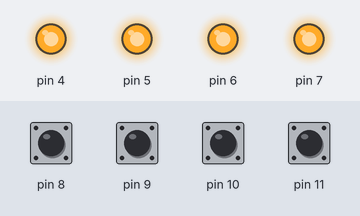
This sketch was run on a simulated Arduino Uno, built with avr-gcc and run on an emulated ATmega328P. Parts: output pins drawn as LEDs (lit = HIGH). Inputs (shaded band) come from the test bench; at power-on: pin 8–11 HIGH.

Above: at 1.2 s.
1.3 s: pin 8 pulled LOW for 0.15 s
At 1.37 s:
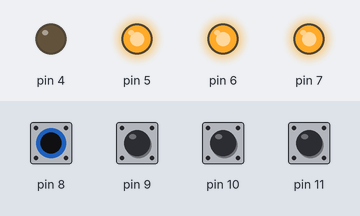
2.9 s: pin 9 pulled LOW for 0.15 s
At 2.97 s:
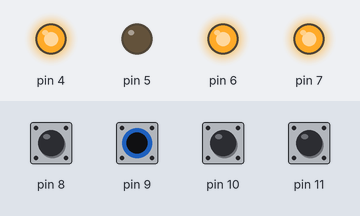
4.5 s: pin 10 pulled LOW for 0.15 s
At 4.57 s:
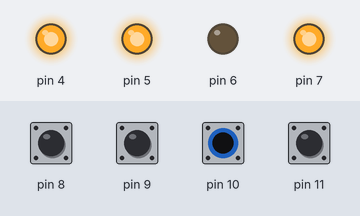
6.1 s: pin 11 pulled LOW for 0.15 s
At 6.17 s:
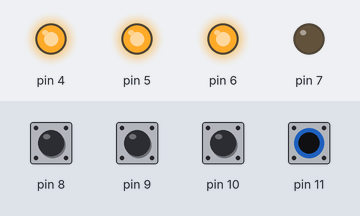
7.7 s: pin 8 driven LOW and pin 9 driven LOW
At 8.9 s:
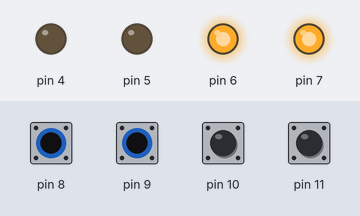
9.2 s: pin 10 pulled LOW for 1 s
At 10.0 s:
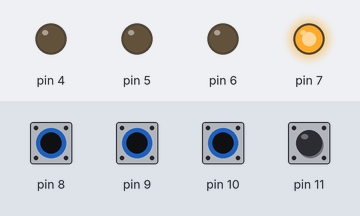
Timing chart, 0 to 12.2 s (numbered marks = the images above; inputs shaded):
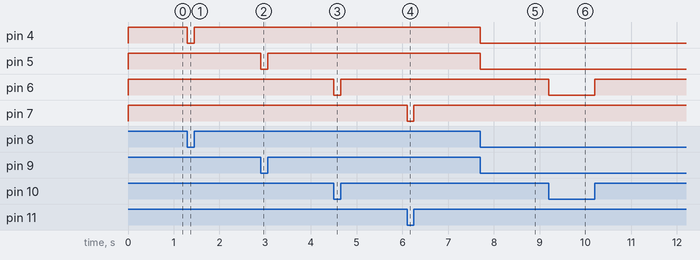

Measured:
- after the input at 1.3 s, pin 4: HIGH → LOW at once, → HIGH 0.15 s later
- after the input at 2.9 s, pin 5: HIGH → LOW at once, → HIGH 0.15 s later
- after the input at 4.5 s, pin 6: HIGH → LOW at once, → HIGH 0.15 s later
- after the input at 6.1 s, pin 7: HIGH → LOW at once, → HIGH 0.15 s later
- after the input at 7.7 s, pin 4, pin 5: HIGH → LOW at once
- after the input at 9.2 s, pin 6: HIGH → LOW at once, → HIGH 1.0 s later

The sketch:

sketch_jan15b.ino
```cpp
void setup(){
   for(int i=0;i<4;i++)
     {
     pinMode(8+i,INPUT_PULLUP);
     pinMode(4+i,OUTPUT);
     }
  }

void loop(){

 for(int i=0;i<4;i++)
   {
    if(digitalRead(8+i)==HIGH)
    {
    digitalWrite(4+i,HIGH);
    }
    else
    {
     digitalWrite(4+i,LOW);
    }
  }
}
```
